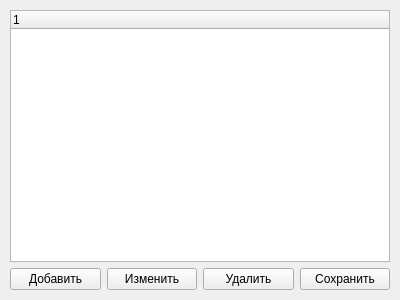
<?xml version="1.0" encoding="UTF-8"?>
<ui version="4.0">
 <class>Widget</class>
 <widget class="QWidget" name="Widget">
  <property name="geometry">
   <rect>
    <x>0</x>
    <y>0</y>
    <width>400</width>
    <height>300</height>
   </rect>
  </property>
  <property name="windowTitle">
   <string>Widget</string>
  </property>
  <layout class="QHBoxLayout" name="horizontalLayout_2">
   <item>
    <layout class="QVBoxLayout" name="verticalLayout">
     <item>
      <widget class="QTreeWidget" name="treeWidget">
       <column>
        <property name="text">
         <string notr="true">1</string>
        </property>
       </column>
      </widget>
     </item>
     <item>
      <layout class="QHBoxLayout" name="horizontalLayout">
       <item>
        <widget class="QPushButton" name="pushButton">
         <property name="text">
          <string>Добавить</string>
         </property>
        </widget>
       </item>
       <item>
        <widget class="QPushButton" name="pushButton_4">
         <property name="text">
          <string>Изменить</string>
         </property>
        </widget>
       </item>
       <item>
        <widget class="QPushButton" name="pushButton_2">
         <property name="text">
          <string>Удалить</string>
         </property>
        </widget>
       </item>
       <item>
        <widget class="QPushButton" name="pushButton_3">
         <property name="text">
          <string>Сохранить</string>
         </property>
        </widget>
       </item>
      </layout>
     </item>
    </layout>
   </item>
  </layout>
 </widget>
 <layoutdefault spacing="6" margin="10"/>
 <resources/>
 <connections/>
</ui>
